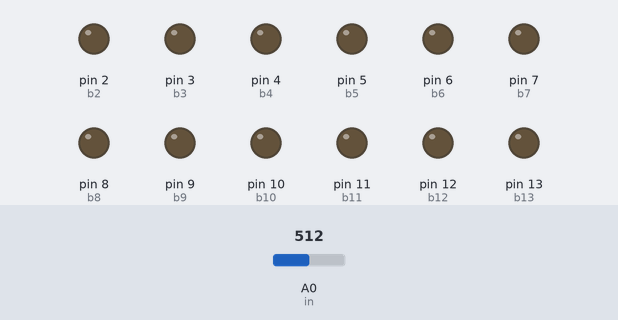
The sketch below on a simulated Arduino Uno, built with avr-gcc and run on an emulated ATmega328P. On the bench: output pins drawn as LEDs (lit = HIGH). The test bench sets the inputs (shaded band); at power-on: A0 (in) = 512.

Above: at 1.2 s.
1.3 s: A0 (in) set to 137
2.8 s: A0 (in) set to 129
At 3.8 s:
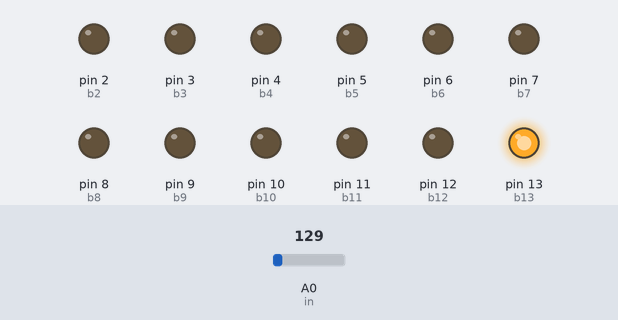
4.3 s: A0 (in) set to 110
At 4.9 s:
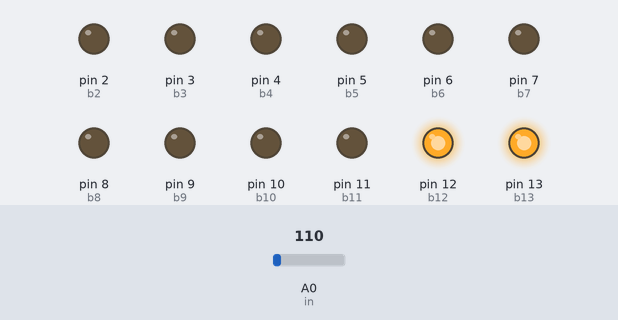
5.8 s: A0 (in) set to 80
At 7.0 s:
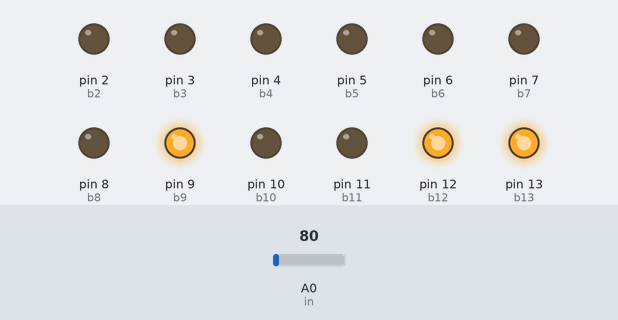
7.3 s: A0 (in) set to 76
At 8.4 s:
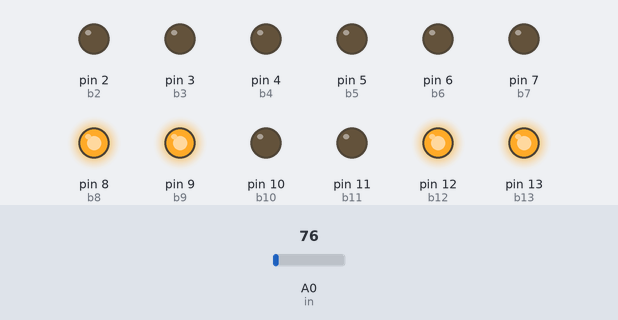
Timing chart, 0 to 9.8 s (numbered marks = the images above; inputs shaded):
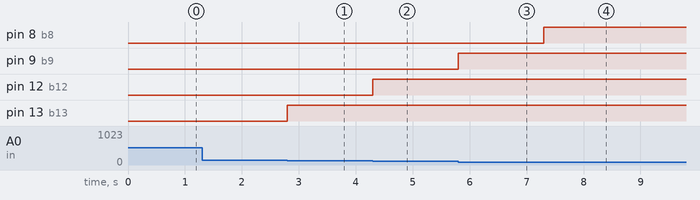

The sketch:

13_button_1_pin.ino
```cpp
/*This code will help you to attach 13 buttons on one pin which can be used to control 13 different appliances
 * or any motor. This code will create a toggle switch. Only disadvantage is that ypu cannot use multiple button
 * at a time. For circuit diagram checkout the fritzing circuits repository.
 */

int in=A0;
int b1= 1;
int b2= 2;
int b3= 3;
int b4= 4;
int b5= 5;
int b6= 6;
int b7= 7;
int b8= 8;
int b9= 9;
int b10= 10;
int b11= 11;
int b12= 12;
int b13= 13;

void setup()
{
  pinMode(in, INPUT);
  pinMode(b1, OUTPUT);
  pinMode(b2, OUTPUT);
  pinMode(b3, OUTPUT);
  pinMode(b4, OUTPUT);
  pinMode(b5, OUTPUT);
  pinMode(b6, OUTPUT);
  pinMode(b7, OUTPUT);
  pinMode(b8, OUTPUT);
  pinMode(b9, OUTPUT);
  pinMode(b10, OUTPUT);
  pinMode(b11, OUTPUT);
  pinMode(b12, OUTPUT);
  pinMode(b13, OUTPUT);
  Serial.begin(9600);
}

void loop()
{
  int val= analogRead(in);

  if(val>=0 && val<10)
  digitalWrite(b1, HIGH);

  else if(val>=0 && val<10 && digitalRead(b1)==HIGH)
  digitalWrite(b1,  LOW);

  else if(val>=10 && val<20)
  digitalWrite(b2, HIGH);

  else if(val>=10 && val<20 && digitalRead(b2)==HIGH)
  digitalWrite(b2,  LOW);

  else if(val>=20 && val<30)
  digitalWrite(b3, HIGH);

  else if(val>=20 && val<30 && digitalRead(b3)==HIGH)
  digitalWrite(b3,  LOW);

  else if(val>=30 && val<40)
  digitalWrite(b4, HIGH);

  else if(val>=30 && val<40 && digitalRead(b4)==HIGH)
  digitalWrite(b4,  LOW);

  else if(val>=40 && val<50)
  digitalWrite(b5, HIGH);

  else if(val>=40 && val<50 && digitalRead(b5)==HIGH)
  digitalWrite(b5,  LOW);

  else if(val>=50 && val<60)
  digitalWrite(b6, HIGH);

  else if(val>=50 && val<60 && digitalRead(b6)==HIGH)
  digitalWrite(b6,  LOW);

  else if(val>=60 && val<70)
  digitalWrite(b7, HIGH);

  else if(val>=60 && val<70 && digitalRead(b7)==HIGH)
  digitalWrite(b7,  LOW);

  else if(val>=70 && val<80)
  digitalWrite(b8, HIGH);

  else if(val>=70 && val<80 && digitalRead(b8)==HIGH)
  digitalWrite(b8,  LOW);

  else if(val>=80 && val<90)
  digitalWrite(b9, HIGH);

  else if(val>=80 && val<90 && digitalRead(b9)==HIGH)
  digitalWrite(b1,  LOW);

  else if(val>=90 && val<100)
  digitalWrite(b10, HIGH);

  else if(val>=90 && val<100 && digitalRead(b10)==HIGH)
  digitalWrite(b10,  LOW);

  else if(val>=100 && val<110)
  digitalWrite(b11, HIGH);

  else if(val>=100 && val<110 && digitalRead(b11)==HIGH)
  digitalWrite(b11,  LOW);

  else if(val>=110 && val<120)
  digitalWrite(b12, HIGH);

  else if(val>=110 && val<120 && digitalRead(b12)==HIGH)
  digitalWrite(b12,  LOW);

  else if(val>=120 && val<130)
  digitalWrite(b13, HIGH);

  else if(val>=120 && val<130 && digitalRead(b13)==HIGH)
  digitalWrite(b13,  LOW);
}
```

Measured:
- the behaviour switches between 130 and 129 on A0 (in) (found by bisection; images 0 and 1)
- the behaviour switches between 80 and 79 on A0 (in) (found by bisection; images 3 and 4)
- after the input at 1.3 s, every drawn part: stays the same
- after the input at 2.8 s, pin 13 (b13): LOW → HIGH at once
- after the input at 4.3 s, pin 12 (b12): LOW → HIGH at once
- after the input at 5.8 s, pin 9 (b9): LOW → HIGH at once
- after the input at 7.3 s, pin 8 (b8): LOW → HIGH at once
